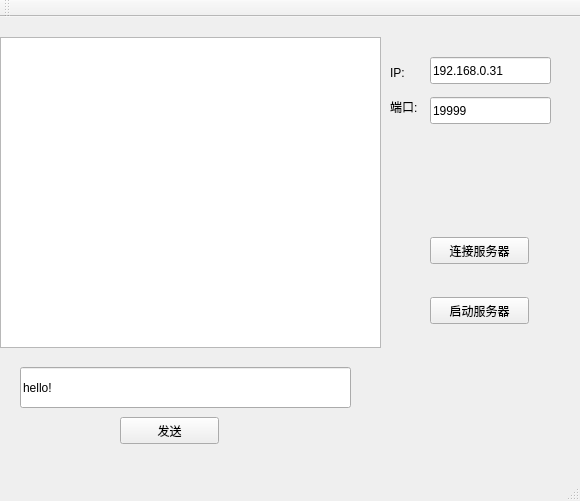
<?xml version="1.0" encoding="UTF-8"?>
<ui version="4.0">
 <class>NetworkTcp</class>
 <widget class="QMainWindow" name="NetworkTcp">
  <property name="geometry">
   <rect>
    <x>0</x>
    <y>0</y>
    <width>580</width>
    <height>501</height>
   </rect>
  </property>
  <property name="windowTitle">
   <string>NetworkTcp</string>
  </property>
  <widget class="QWidget" name="centralWidget">
   <widget class="QLineEdit" name="lineEdit_IP">
    <property name="geometry">
     <rect>
      <x>430</x>
      <y>40</y>
      <width>121</width>
      <height>27</height>
     </rect>
    </property>
    <property name="text">
     <string>192.168.0.31</string>
    </property>
   </widget>
   <widget class="QLineEdit" name="lineEdit_NetPort">
    <property name="geometry">
     <rect>
      <x>430</x>
      <y>80</y>
      <width>121</width>
      <height>27</height>
     </rect>
    </property>
    <property name="text">
     <string>19999</string>
    </property>
   </widget>
   <widget class="QLabel" name="label">
    <property name="geometry">
     <rect>
      <x>390</x>
      <y>40</y>
      <width>31</width>
      <height>31</height>
     </rect>
    </property>
    <property name="text">
     <string>IP:</string>
    </property>
   </widget>
   <widget class="QLabel" name="label_2">
    <property name="geometry">
     <rect>
      <x>390</x>
      <y>80</y>
      <width>41</width>
      <height>20</height>
     </rect>
    </property>
    <property name="text">
     <string>端口:</string>
    </property>
   </widget>
   <widget class="QPushButton" name="pushButton_ConnectServer">
    <property name="geometry">
     <rect>
      <x>430</x>
      <y>220</y>
      <width>99</width>
      <height>27</height>
     </rect>
    </property>
    <property name="text">
     <string>连接服务器</string>
    </property>
   </widget>
   <widget class="QPushButton" name="pushButton_StartServer">
    <property name="geometry">
     <rect>
      <x>430</x>
      <y>280</y>
      <width>99</width>
      <height>27</height>
     </rect>
    </property>
    <property name="text">
     <string>启动服务器</string>
    </property>
   </widget>
   <widget class="QPushButton" name="pushButton_Send">
    <property name="geometry">
     <rect>
      <x>120</x>
      <y>400</y>
      <width>99</width>
      <height>27</height>
     </rect>
    </property>
    <property name="text">
     <string>发送</string>
    </property>
   </widget>
   <widget class="QLineEdit" name="lineEdit_sendmsg">
    <property name="geometry">
     <rect>
      <x>20</x>
      <y>350</y>
      <width>331</width>
      <height>41</height>
     </rect>
    </property>
    <property name="text">
     <string>hello!</string>
    </property>
   </widget>
   <widget class="QTextEdit" name="textEdit_Info">
    <property name="geometry">
     <rect>
      <x>0</x>
      <y>20</y>
      <width>381</width>
      <height>311</height>
     </rect>
    </property>
   </widget>
  </widget>
  <widget class="QMenuBar" name="menuBar">
   <property name="geometry">
    <rect>
     <x>0</x>
     <y>0</y>
     <width>580</width>
     <height>25</height>
    </rect>
   </property>
  </widget>
  <widget class="QToolBar" name="mainToolBar">
   <attribute name="toolBarArea">
    <enum>TopToolBarArea</enum>
   </attribute>
   <attribute name="toolBarBreak">
    <bool>false</bool>
   </attribute>
  </widget>
  <widget class="QStatusBar" name="statusBar"/>
 </widget>
 <layoutdefault spacing="6" margin="11"/>
 <resources/>
 <connections/>
</ui>
